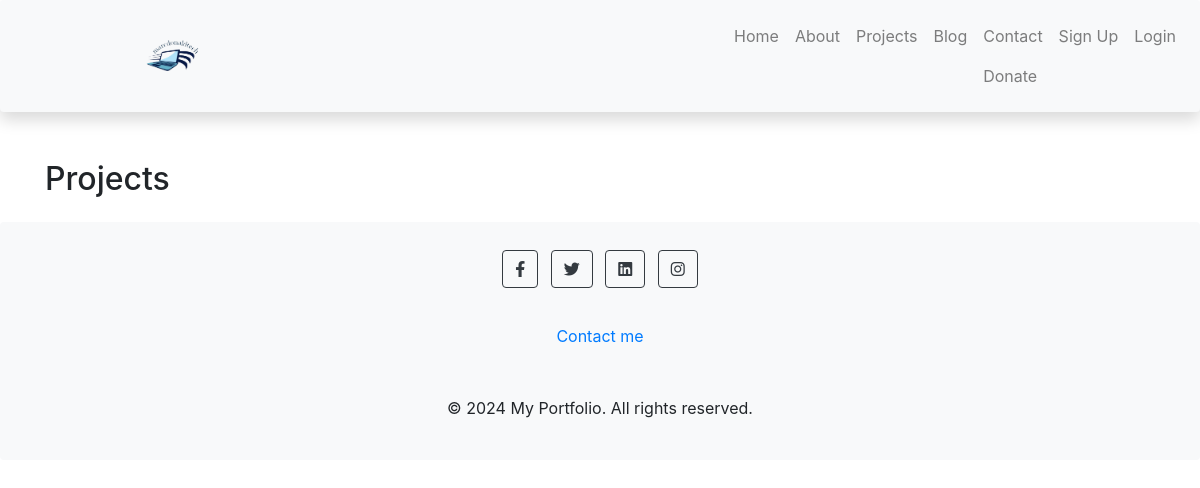
Page /projects/projects/ on the earlier database version.
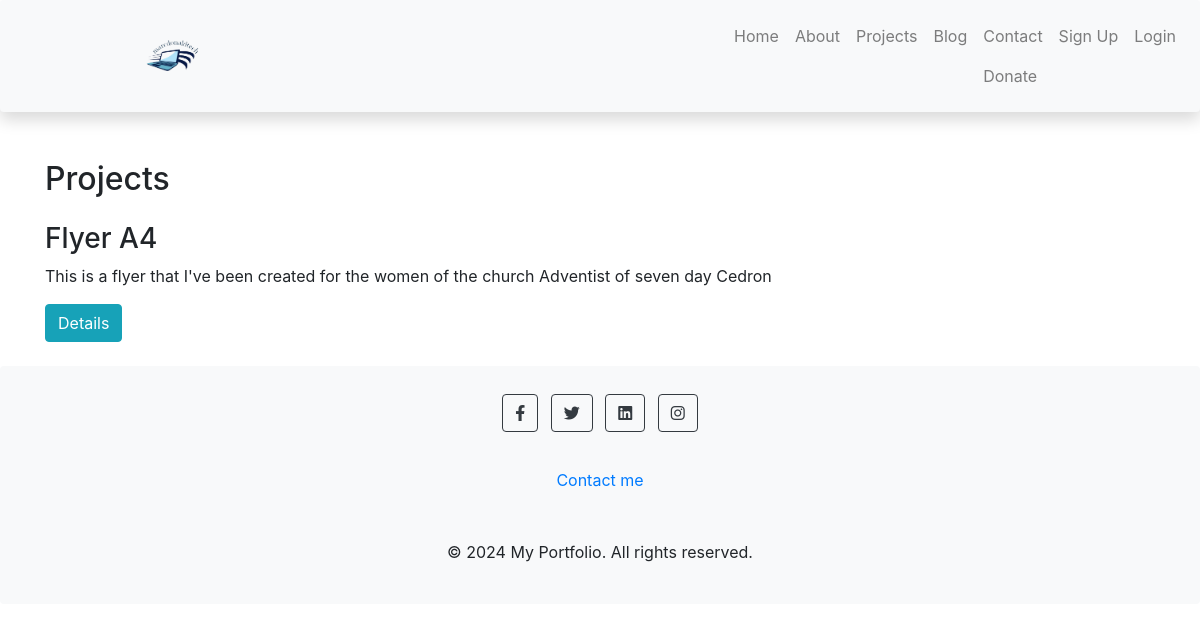
Same page on the later database version.
### projects/models.py (models this page shows, shortened)
class Project(models.Model):
    user = models.ForeignKey(User, on_delete=models.CASCADE)
    title = models.CharField(max_length=100)
    description = models.TextField()
    technology_used = models.CharField(max_length=255)
    image = models.ImageField(upload_to='project_images/')
    link = models.URLField(blank=True,null=True)

### projects/views.py (the view)
# urls.py: path('projects/', views.project_list, name='project_list'),
def project_list(request):
    projects = Project.objects.all()
    return render(request, 'projects/project_list.html', {'projects': projects})

### projects/templates/projects/project_list.html (shortened to what this page needs)
{% extends 'portfolio/base.html' %}
{% block content %}
  <div class="container">
    <h2 class="mt-4 mb-4">Projects</h2>
    {% for project in projects %}
      <div class="mb-4">
        <h3>{{ project.title }}</h3>
        <p>{{ project.description }}</p>
        <a href="{% url 'projects:project_detail' project.id %}" class="btn btn-info">Details</a>
      </div>
    {% endfor %}
  </div>
{% endblock %}

### portfolio/templates/portfolio/base.html (shortened to what this page needs)
{% load static %}
<!DOCTYPE html>
<html lang="en">
<head>
    <link rel="stylesheet" href="https://stackpath.bootstrapcdn.com/bootstrap/4.3.1/css/bootstrap.min.css"
>
    <link rel="stylesheet" href="{% static 'css/style.css' %}">
    <link rel="stylesheet" href="https://cdnjs.cloudflare.com/ajax/libs/font-awesome/6.2.0/css/all.min.css">
</head>
<body>
    <nav class="navbar navbar-expand-lg navbar-light bg-light shadow p-3 mb-5 bg-body-tertiary rounded">
        <a class="navbar-brand" href="/"><img class="logo" src="{% static 'images/myLogo1.png' %}"
                alt="My Portfolio"></a>
        <div class="collapse navbar-collapse" id="navbarNav">
            <ul class="navbar-nav ml-auto">
                <li class="nav-item">
                    <a class="nav-link" href="/">Home</a>
                </li>
                <li class="nav-item">
                    <a class="nav-link" href="{% url 'portfolio:about_me' %}">About</a>
                </li>
                <li class="nav-item">
                    <a class="nav-link" href="{% url 'projects:project_list' %}">Projects</a>
                </li>
                <li class="nav-item">
                    <a class="nav-link" href="#">Blog</a>
                </li>
                <li class="nav-item">
                    <a class="nav-link" href="{% url 'contact:contact_create' %}">Contact</a>
                    <a class="nav-link" href="{% url 'donation:donation_form' %}">Donate</a>
                </li>
                {% if user.is_authenticated %}
                <li class="nav-item">
                    <a class="nav-link" href="{% url 'registration:logout' %}">Logout</a>
                </li>
                {% else %}
                <li class="nav-item">
                    <a class="nav-link" href="{% url 'registration:register' %}">Sign Up</a>
                </li>
                <li class="nav-item">
                    <a class="nav-link" href="{% url 'registration:login' %}">Login</a>
                </li>
                {% endif %}
            </ul>
        </div>
    </nav>
    <div class="container-fluid mt-4">
        {% block content %}{% endblock %}
    </div>
    <footer class="bg-light text-center rounded">
        <div class="container p-4">
            <section class="mb-4">
                <a class="btn btn-outline-dark btn-floating m-1"
                    href="https://www.facebook.com/profile.php?id=100071095987734&sk=about" role="button"><i
                        class="fab fa-facebook-f"></i></a>
                <a class="btn btn-outline-dark btn-floating m-1" href="https://twitter.com/OmeusMarc" role="button"><i
                        class="fab fa-twitter"></i></a>
                <a class="btn btn-outline-dark btn-floating m-1"
                    href="https://www.linkedin.com/in/marc-donald-omeus-3a10b5219/" role="button"><i
                        class="fab fa-linkedin"></i></a>
                <a class="btn btn-outline-dark btn-floating m-1" href="https://www.instagram.com/omarcdonald/"
                    role="button"><i class="fab fa-instagram"></i></a>
            </section>
            <section class="mb-4">
                <p>
                    <a class="nav-link" href="{% url 'contact:contact_create' %}">Contact me</a>
                </p>
            </section>
            <div class="text-center p-3">
                © 2024 My Portfolio. All rights reserved.
            </div>
        </div>
    </footer>
</body>
</html>

### static/css/style.css (style rules this page uses)
.logo { width: 20%; height: auto; display: block; margin: 0 auto; }

Differences in the rows shown:
added Project: title "Flyer A4", description "This is a flyer that I've been created for the women of the church Adventist of seven day Cedron"
